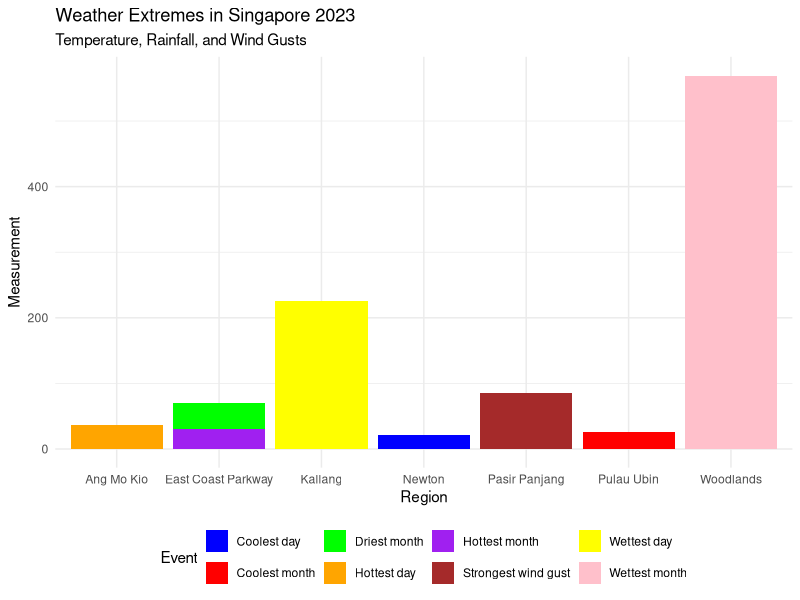

This chart was generated by the following R code:
## ---- chunk 1
# Load necessary libraries
library(readxl)
library(tidyverse)
library(lubridate)
## ---- chunk 2
weather_data <- read_excel("full_year_weather_data.xlsx")
## ---- chunk 3
head(weather_data)
## ---- chunk 4
weather_data <- weather_data %>%
  mutate(Date = as_date(Date, format = "%Y-%m-%d"))
## ---- chunk 5
summary(weather_data)
## ---- chunk 6
weather_extremes <- data.frame(
  Region = c("Woodlands", "Ang Mo Kio", "Pulau Ubin", "Pasir Panjang", "Newton", "Kallang", "East Coast Parkway", "East Coast Parkway"),
  Event = c("Wettest month", "Hottest day", "Coolest month", "Strongest wind gust", "Coolest day", "Wettest day", "Hottest month", "Driest month"),
  Measurement = c(569.4, 37, 26, 85, 21.1, 225.5, 29.8, 39.8),
  Date = c("December", "May 13", "January", "May 16", "March 1", "Feb 28", "May", "October"),
  Value = c(569.4, 37, 26, 85, 21.1, 225.5, 29.8, 39.8)
)

ggplot(weather_extremes, aes(x=Region, y=Measurement, fill=Event)) +
  geom_bar(stat="identity") +
  scale_fill_manual(values=c("blue", "red", "green", "orange", "purple", "brown", "yellow", "pink")) +
  labs(title="Weather Extremes in Singapore 2023",
       subtitle="Temperature, Rainfall, and Wind Gusts",
       x="Region",
       y="Measurement",
       fill="Event") +
  theme_minimal() +
  theme(legend.position="bottom")
